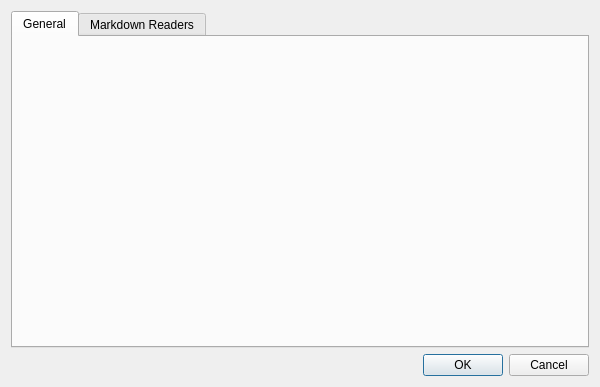
<?xml version="1.0" encoding="UTF-8"?>
<ui version="4.0">
 <class>SettingsDialog</class>
 <widget class="QDialog" name="SettingsDialog">
  <property name="windowModality">
   <enum>Qt::ApplicationModal</enum>
  </property>
  <property name="geometry">
   <rect>
    <x>0</x>
    <y>0</y>
    <width>600</width>
    <height>387</height>
   </rect>
  </property>
  <property name="sizePolicy">
   <sizepolicy hsizetype="Fixed" vsizetype="Fixed">
    <horstretch>0</horstretch>
    <verstretch>0</verstretch>
   </sizepolicy>
  </property>
  <property name="windowTitle">
   <string>SettingsDialog</string>
  </property>
  <layout class="QVBoxLayout" name="verticalLayout">
   <item>
    <widget class="QTabWidget" name="tabWidget">
     <property name="currentIndex">
      <number>0</number>
     </property>
     <widget class="QWidget" name="generalSettingsTab">
      <attribute name="title">
       <string>General</string>
      </attribute>
      <layout class="QVBoxLayout" name="verticalLayout_2">
       <item>
        <widget class="DataDirWidget" name="dataDirWidget" native="true"/>
       </item>
       <item>
        <spacer name="verticalSpacer">
         <property name="orientation">
          <enum>Qt::Vertical</enum>
         </property>
         <property name="sizeHint" stdset="0">
          <size>
           <width>20</width>
           <height>40</height>
          </size>
         </property>
        </spacer>
       </item>
      </layout>
     </widget>
     <widget class="ExternalReadersListSettingsWidget" name="mdReaders">
      <attribute name="title">
       <string>Markdown Readers</string>
      </attribute>
     </widget>
    </widget>
   </item>
   <item>
    <widget class="QDialogButtonBox" name="buttonBox">
     <property name="standardButtons">
      <set>QDialogButtonBox::Cancel|QDialogButtonBox::Ok</set>
     </property>
    </widget>
   </item>
  </layout>
 </widget>
 <customwidgets>
  <customwidget>
   <class>DataDirWidget</class>
   <extends>QWidget</extends>
   <header>datadirwidget.h</header>
   <container>1</container>
  </customwidget>
  <customwidget>
   <class>ExternalReadersListSettingsWidget</class>
   <extends>QWidget</extends>
   <header>externalreaderslistsettingswidget.h</header>
   <container>1</container>
  </customwidget>
 </customwidgets>
 <resources/>
 <connections>
  <connection>
   <sender>buttonBox</sender>
   <signal>rejected()</signal>
   <receiver>SettingsDialog</receiver>
   <slot>reject()</slot>
   <hints>
    <hint type="sourcelabel">
     <x>405</x>
     <y>380</y>
    </hint>
    <hint type="destinationlabel">
     <x>399</x>
     <y>299</y>
    </hint>
   </hints>
  </connection>
  <connection>
   <sender>buttonBox</sender>
   <signal>accepted()</signal>
   <receiver>SettingsDialog</receiver>
   <slot>accept()</slot>
   <hints>
    <hint type="sourcelabel">
     <x>405</x>
     <y>380</y>
    </hint>
    <hint type="destinationlabel">
     <x>399</x>
     <y>299</y>
    </hint>
   </hints>
  </connection>
 </connections>
</ui>
